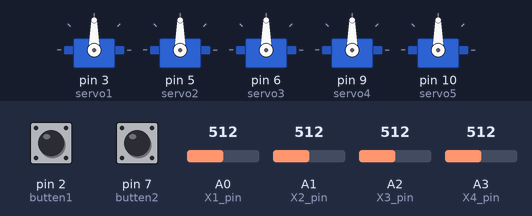
Bench run of a sketch on a simulated Arduino Uno, built with avr-gcc and run on an emulated ATmega328P. Shown: 5 × servo. The inputs (shaded band) are chosen by the test bench; at power-on: A0 (X1_pin) = 512, pin 2 (butten1) HIGH, pin 7 (butten2) HIGH, A1 (X2_pin) = 512, A2 (X3_pin) = 512, A3 (X4_pin) = 512.

Above: at 1.2 s.
1.3 s: A0 (X1_pin) set to 414
2.8 s: A0 (X1_pin) set to 389
At 3.29 s:
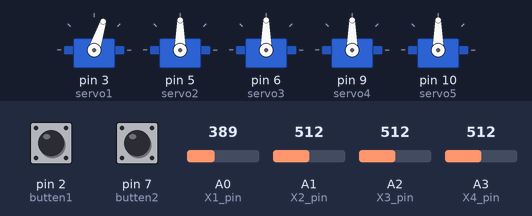
At 5.4 s:
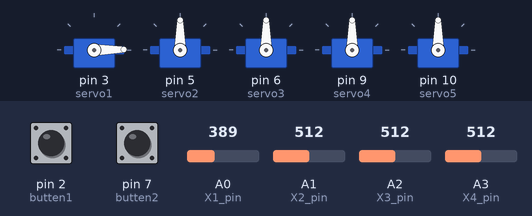
5.8 s: pin 2 (butten1) pulled LOW for 1 s
At 7.0 s:
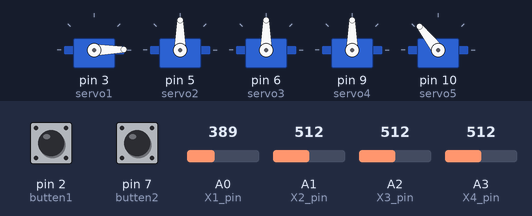
8.3 s: pin 7 (butten2) pulled LOW for 3.2 s
13.0 s: A1 (X2_pin) set to 411
14.5 s: A1 (X2_pin) set to 386
At 17.9 s:
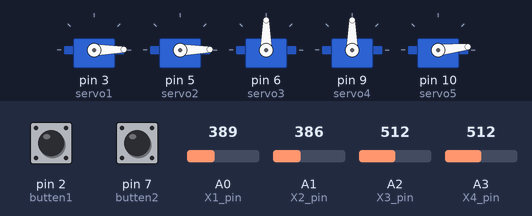
Timing chart, 0 to 18.5 s (numbered marks = the images above; inputs shaded):
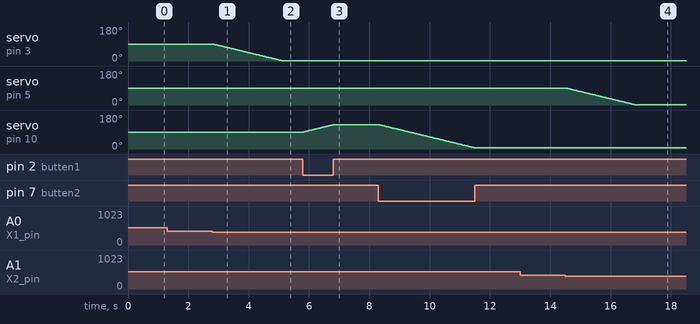

The sketch:

Servo_Joystick.ino
```cpp
#include <Servo.h>
Servo servo1;
Servo servo2;

Servo servo3;
Servo servo4;

Servo servo5;

int stepCount1 = 0;
int X1_pin=A0;
int xservo1 = 3;
int pos1 = 90;

int stepCount2 = 0;
int X2_pin=A1;
int yservo1 = 5;
int pos2 = 90;


int stepCount3 = 0;
int X3_pin=A2;
int xservo2 = 6;
int pos3 = 90;

int stepCount4 = 0;
int X4_pin=A3;
int yservo2 = 9;
int pos4 = 90;


int butten1=2;
int butten2=7;
int pos5 = 90;

int dt=25;


void setup() {
  pos1 = pos2 = pos3 = pos4 = pos5 = 90;
  //Serial.begin(9600);
  pinMode(X1_pin,INPUT);
  pinMode(X2_pin,INPUT);
  pinMode(3,OUTPUT);
  pinMode(5,OUTPUT);

  pinMode(X3_pin,INPUT);
  pinMode(X4_pin,INPUT);
  pinMode(6,OUTPUT);
  pinMode(9,OUTPUT);

  pinMode (butten1,INPUT);
  digitalWrite(butten1, HIGH);
  pinMode (butten2,INPUT);
  digitalWrite(butten2, HIGH);


  servo1.attach(3);
  servo2.attach(5);
  servo1.write(pos1);
  servo2.write(pos2);

  servo3.attach(6);
  servo4.attach(9);
  servo3.write(pos3);
  servo4.write(pos4);

  servo5.attach(10);
  servo5.write(pos5);
}

void loop() {

  if (analogRead(X1_pin) > 800) {
    if (pos1 < 180) {
      servo1.write(pos1);
      pos1++;
      //Serial.println(pos1);
      delay(dt);
    }

  }
  if (analogRead(X1_pin) < 400) {
    if (pos1 > 0) {
      servo1.write(pos1);
      pos1--;
      //Serial.println(pos1);
      delay(dt);
    }
  }
  if (analogRead(X2_pin) > 800) {
    if (pos2 < 180) {
      servo2.write(pos2);
      pos2++;
      //Serial.println(pos2);
      delay(dt);
    }

  }
  if (analogRead(X2_pin) < 400) {
    if (pos2 > 0) {
      servo2.write(pos2);
      pos2--;
      //Serial.println(pos2);
      delay(dt);
    }
  }


   if (analogRead(X3_pin) > 900) {
    if (pos3 < 180) {
      servo3.write(pos3);
      pos3++;
      //Serial.println(pos3);
      delay(dt);
    }

  }
  if (analogRead(X3_pin) < 300) {
    if (pos3 > 0) {
      servo3.write(pos3);
      pos3--;
      Serial.println(pos3);
      delay(dt);
    }
  }
  if (analogRead(X4_pin) > 900) {
    if (pos4 < 180) {
      servo4.write(pos4);
      pos4++;
      //Serial.println(pos4);
      delay(dt);
    }

  }
  if (analogRead(X4_pin) < 300) {
    if (pos4 > 0) {
      servo4.write(pos4);
      pos4--;
      Serial.println(pos4);
      delay(dt);
    }
  }


  if (digitalRead(butten1)==LOW) {
    if (pos5 < 180) {
      servo5.write(pos5);
      pos5++;
      //Serial.println(pos5);
      delay(dt);
    }
  }

  if (digitalRead(butten2)==LOW) {
    if (pos5 > 0) {
      servo5.write(pos5);
      pos5--;
      //Serial.println(pos5);
      delay(dt);
    }
  }
}
```

Measured:
- the behaviour switches between 400 and 399 on A0 (X1_pin) (found by bisection; images 0 and 1)
- the behaviour switches between 400 and 399 on A1 (X2_pin) (found by bisection; images 3 and 4)
- after the input at 1.3 s, every drawn part: stays the same
- after the input at 2.8 s, servo on pin 3 (servo1): moves from 90° to 1° over 2.3 s, starting at once
- after the input at 5.8 s, servo on pin 10 (servo5): moves from 90° to 128° over 0.96 s, starting at once
- after the input at 13.0 s, every drawn part: stays the same
- after the input at 14.5 s, servo on pin 5 (servo2): moves from 90° to 1° over 2.3 s, starting at once
